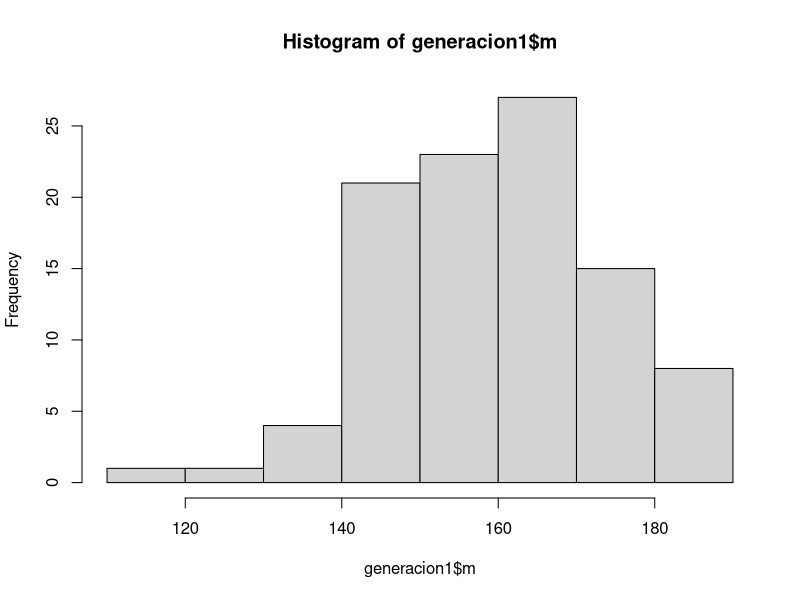
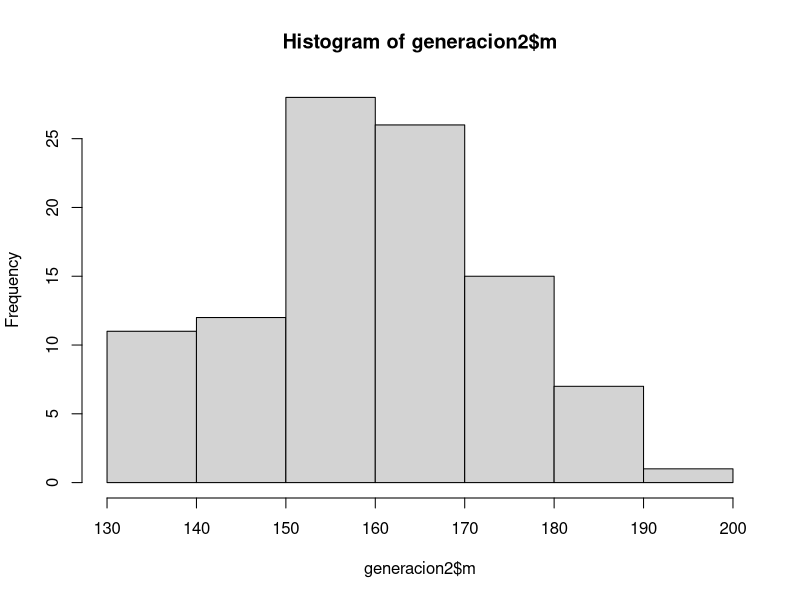
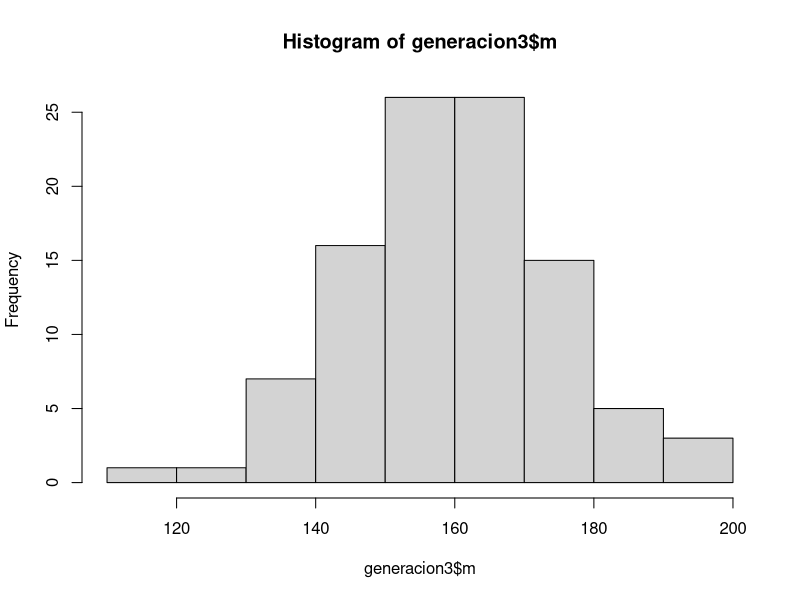
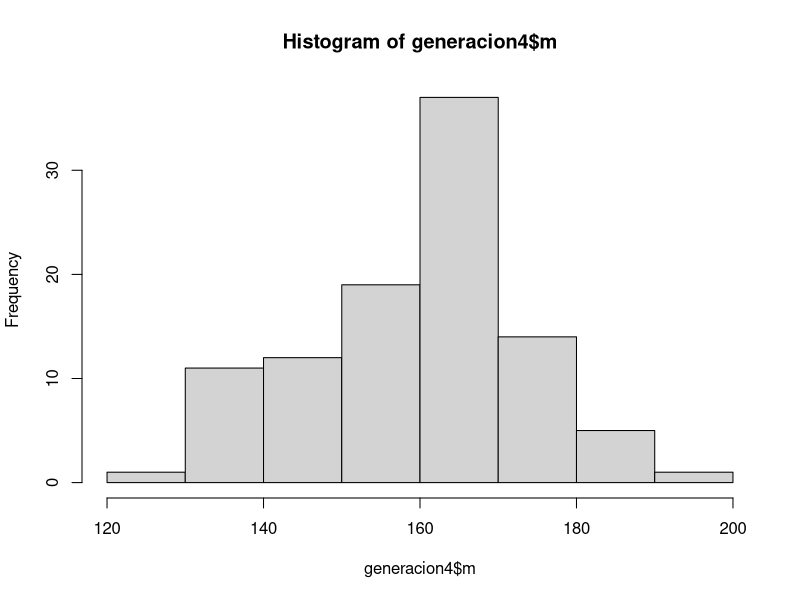
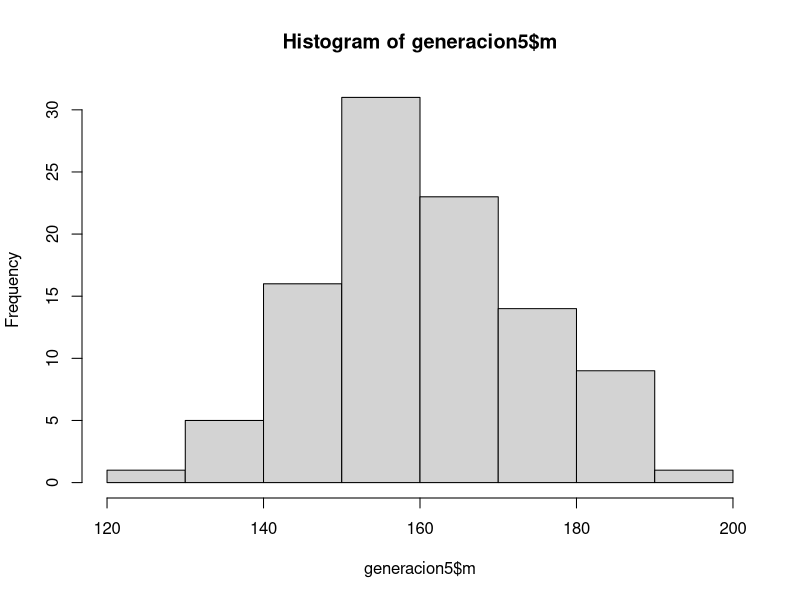
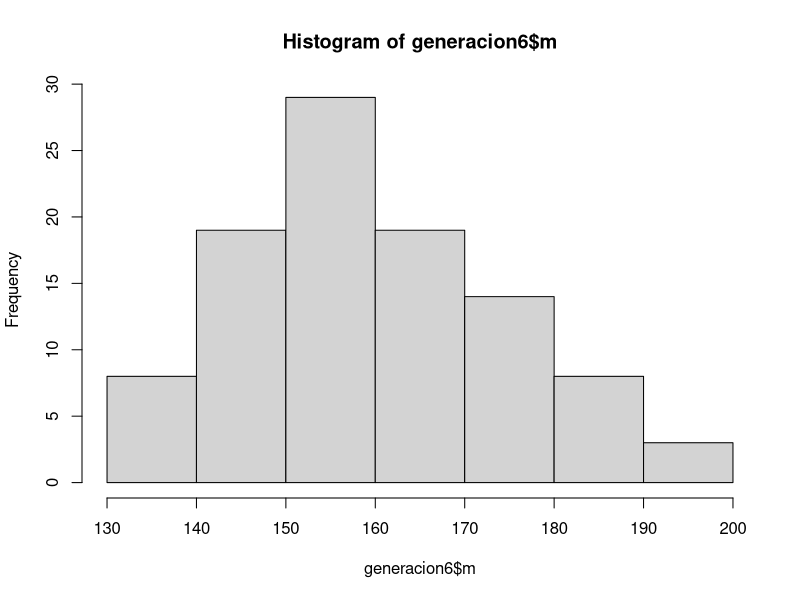
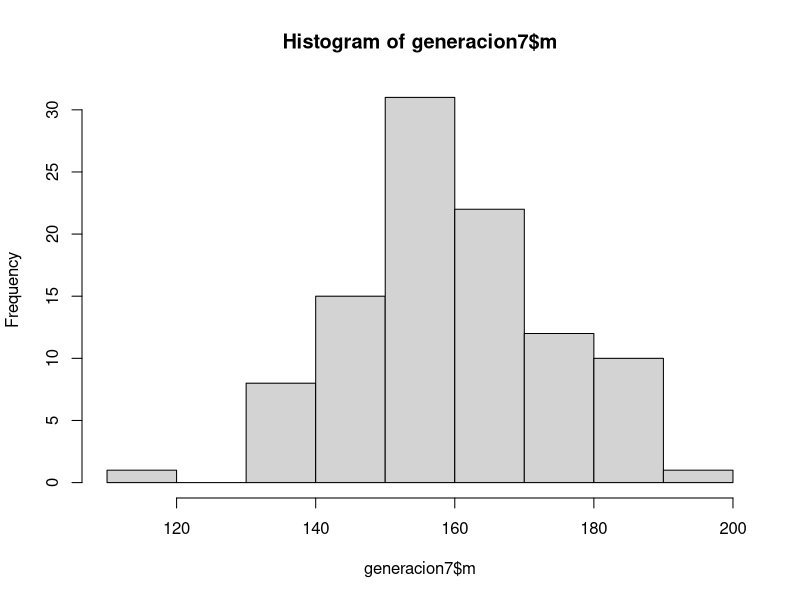
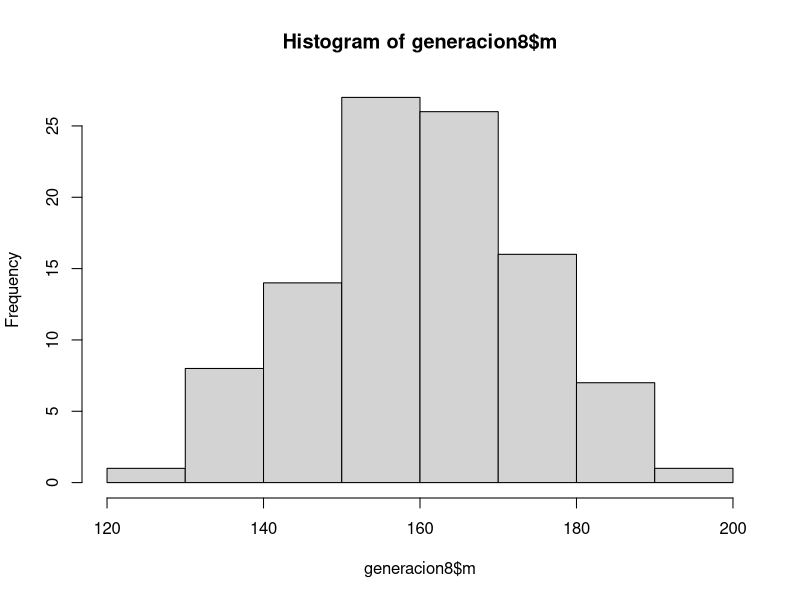

Generate these figures, in order, with R:
#Nelson Sanabio Maldonado 20152734A
#Respuesta1: Haciendo uso de la función rnorm para la distribución de las alturas y la funcion histograma (hist())

popular <- data.frame(m=rnorm(100,160,20),f=rnorm(100,160,20))
prox.gen <- function(popular){
        popular$m <- sample(popular$m)
        popular$m <- apply(popular,1,mean)
        popular$f <- popular$m
        return(popular)
}
# Generando las nueve generaciones
generacion1 <- prox.gen(popular)
generacion2 <- prox.gen(popular)
generacion3 <- prox.gen(popular)
generacion4 <- prox.gen(popular)
generacion5 <- prox.gen(popular)
generacion6 <- prox.gen(popular)
generacion7 <- prox.gen(popular)
generacion8 <- prox.gen(popular)
generacion9 <- prox.gen(popular)

hist(generacion1$m)
hist(generacion2$m)
hist(generacion3$m)
hist(generacion4$m)
hist(generacion5$m)
hist(generacion6$m)
hist(generacion7$m)
hist(generacion8$m)
hist(generacion9$m)

